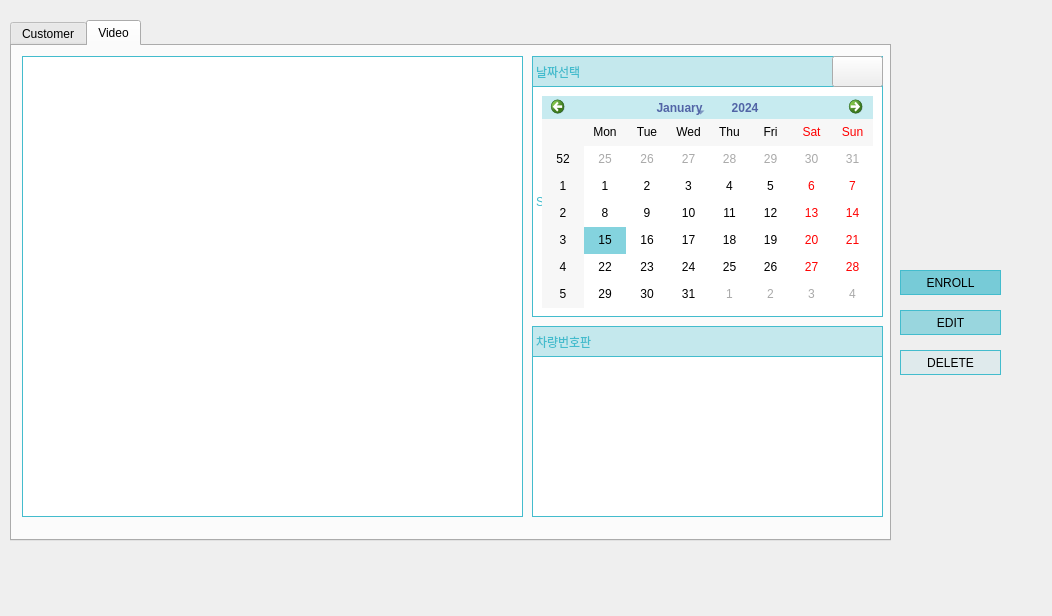
<?xml version="1.0" encoding="UTF-8"?>
<ui version="4.0">
 <class>Search</class>
 <widget class="QWidget" name="Search">
  <property name="geometry">
   <rect>
    <x>0</x>
    <y>0</y>
    <width>1052</width>
    <height>616</height>
   </rect>
  </property>
  <property name="windowTitle">
   <string>Form</string>
  </property>
  <widget class="QPushButton" name="pushButton_edit">
   <property name="geometry">
    <rect>
     <x>900</x>
     <y>310</y>
     <width>101</width>
     <height>25</height>
    </rect>
   </property>
   <property name="styleSheet">
    <string notr="true">QPushButton{
        font: 300 bold 9pt &quot;Quicksand Light&quot;;
        color: black;
        background-color: rgba(67,188,205,0.5);
        border:1px solid rgb(67,188,205);
}
QPushButton::hover{
        font: 300 8pt &quot;Quicksand Light&quot;;
        color: white;
        background-color: rgb(209, 209, 209);
        border:1px solid rgb(67,188,205);
}</string>
   </property>
   <property name="text">
    <string>EDIT</string>
   </property>
  </widget>
  <widget class="QPushButton" name="pushButton_delete">
   <property name="geometry">
    <rect>
     <x>900</x>
     <y>350</y>
     <width>101</width>
     <height>25</height>
    </rect>
   </property>
   <property name="styleSheet">
    <string notr="true">QPushButton{
        font: 300 bold 9pt &quot;Quicksand Light&quot;;
        color: black;
        background-color: rgba(67,188,205,0.1);
        border:1px solid rgb(67,188,205);
}
QPushButton::hover{
        font: 300 8pt &quot;Quicksand Light&quot;;
        color: white;
        background-color: rgb(209, 209, 209);
        border:1px solid rgb(67,188,205);
}</string>
   </property>
   <property name="text">
    <string>DELETE</string>
   </property>
  </widget>
  <widget class="QPushButton" name="pushButton_enroll">
   <property name="geometry">
    <rect>
     <x>900</x>
     <y>270</y>
     <width>101</width>
     <height>25</height>
    </rect>
   </property>
   <property name="styleSheet">
    <string notr="true">QPushButton{
        font: 300 bold 9pt &quot;Quicksand Light&quot;;
        color: black;
        background-color: rgba(67,188,205,0.7);
        border:1px solid rgb(67,188,205);
}
QPushButton::hover{
        font: 300 8pt &quot;Quicksand Light&quot;;
        color: white;
        background-color: rgb(209, 209, 209);
        border:1px solid rgb(67,188,205);
}</string>
   </property>
   <property name="text">
    <string>ENROLL</string>
   </property>
  </widget>
  <widget class="QTabWidget" name="searchTabWidget">
   <property name="geometry">
    <rect>
     <x>10</x>
     <y>20</y>
     <width>881</width>
     <height>521</height>
    </rect>
   </property>
   <property name="styleSheet">
    <string notr="true">QTabWidget#searchTabWidget::pane {
    background-color: rgb(255, 255, 255);
    border: 1px solid rgb(67,188,205);
}

QTabWidget#searchTabWidget &gt; QTabBar::tab {
    font: 10pt &quot;Sans Serif&quot;;
    background-color: rgba(67,188,205,0.5);
    color: black;
    padding: 0px;
    margin-right: 5px;
    width: 120px;
    height: 30px;
    background-repeat: no-repeat;
    background-position: center;
}

QTabWidget#searchTabWidget &gt; QTabBar::tab:first {
    background-color: rgba(67,188,205,0.5);
    color: white;
	/*margin-left: 320px;	*/
	border-top-right-radius: 10px; /* Apply border radius to top-left corner */
	border-top-left-radius: 10px; /* Apply border radius to top-left corner */
}

QTabWidget#searchTabWidget &gt; QTabBar::tab:first:selected {
    background: none;
    background-color: rgba(67,188,205,0.8);
    background-image:none;
    color: rgb(0, 0, 0);
    font: 500 12pt &quot;Quicksand Medium&quot;;
}

QTabWidget#searchTabWidget &gt; QTabBar::tab:last {
    background-color: rgba(67,188,205,0.5);
    color: white;
	border-top-right-radius: 10px; /* Apply border radius to top-left corner */
border-top-left-radius: 10px; /* Apply border radius to top-left corner */
}

QTabWidget#searchTabWidget &gt; QTabBar::tab:last:selected {
    background: none;
    background-color: rgba(67,188,205,0.8);
    background-image: none;
    color: rgb(0, 0, 0);
    font: 500 12pt &quot;Quicksand Medium&quot;;
}

QTabWidget#searchTabWidget &gt; QTabBar::tab:hover {
    background: none;
    background-color:rgb(209, 209, 209);
    background-image: none;
    color: rgb(255, 255, 255);
    font: 500 10pt &quot;Quicksand Medium&quot;;
}</string>
   </property>
   <property name="currentIndex">
    <number>1</number>
   </property>
   <widget class="QWidget" name="customerTab">
    <attribute name="title">
     <string>Customer</string>
    </attribute>
    <widget class="QTableView" name="customerTable">
     <property name="geometry">
      <rect>
       <x>10</x>
       <y>50</y>
       <width>491</width>
       <height>421</height>
      </rect>
     </property>
     <property name="styleSheet">
      <string notr="true">QTableView {
    color: rgb(0, 0, 0);
    background-color: white;
    border: 1px solid rgb(67, 188, 205);
}

QHeaderView::section {
    background-color:rgba(67,188,205,0.5);/* 헤더 배경 색상 */
    border: 1px solid rgb(67,188,205);
    padding: 3px;
    font-weight: bold;
    text-align: center;
    color: rgb(0, 0, 0); /* 헤더 텍스트 색상 */
        font: 9pt &quot;Sans Serif&quot;;
}
</string>
     </property>
    </widget>
    <widget class="QFrame" name="frame">
     <property name="geometry">
      <rect>
       <x>510</x>
       <y>50</y>
       <width>361</width>
       <height>421</height>
      </rect>
     </property>
     <property name="frameShape">
      <enum>QFrame::NoFrame</enum>
     </property>
     <widget class="QLabel" name="imageLabel">
      <property name="geometry">
       <rect>
        <x>0</x>
        <y>30</y>
        <width>361</width>
        <height>181</height>
       </rect>
      </property>
      <property name="styleSheet">
       <string notr="true">background-color: white;
border:1px solid rgb(67,188,205);
color: rgb(67,188,205);</string>
      </property>
      <property name="text">
       <string/>
      </property>
     </widget>
     <widget class="QLabel" name="textLabel">
      <property name="geometry">
       <rect>
        <x>0</x>
        <y>250</y>
        <width>361</width>
        <height>171</height>
       </rect>
      </property>
      <property name="styleSheet">
       <string notr="true">background-color: white;
color:rgb(67,188,205);
border:1px solid rgb(67,188,205);
font: 12pt &quot;Sans Serif&quot;;</string>
      </property>
      <property name="text">
       <string/>
      </property>
     </widget>
     <widget class="QLabel" name="plateTitle">
      <property name="geometry">
       <rect>
        <x>0</x>
        <y>0</y>
        <width>361</width>
        <height>31</height>
       </rect>
      </property>
      <property name="styleSheet">
       <string notr="true">font: 300 bold 12pt &quot;Quicksand Light&quot;;
color:rgb(67,188,205);
background-color: rgba(67,188,205,0.3);
border:1px solid rgb(67,188,205);</string>
      </property>
      <property name="text">
       <string>차량번호판</string>
      </property>
     </widget>
     <widget class="QLabel" name="plateTitle_2">
      <property name="geometry">
       <rect>
        <x>0</x>
        <y>220</y>
        <width>361</width>
        <height>31</height>
       </rect>
      </property>
      <property name="styleSheet">
       <string notr="true">font: 300 bold 12pt &quot;Quicksand Light&quot;;
color: rgb(67,188,205);
background-color: rgba(67,188,205,0.3);
border:1px solid rgb(67,188,205);</string>
      </property>
      <property name="text">
       <string>고객정보</string>
      </property>
     </widget>
    </widget>
    <widget class="QPushButton" name="searchButton">
     <property name="geometry">
      <rect>
       <x>420</x>
       <y>10</y>
       <width>81</width>
       <height>31</height>
      </rect>
     </property>
     <property name="styleSheet">
      <string notr="true">color:  rgb(255, 255, 255);
font: 500 8pt &quot;Quicksand Medium&quot;;
background-color: rgba(67,188,205,0.7);
border:1px solid rgb(67,188,205);</string>
     </property>
     <property name="text">
      <string/>
     </property>
     <property name="icon">
      <iconset resource="../../images.qrc">
       <normaloff>:/images/search.png</normaloff>:/images/search.png</iconset>
     </property>
    </widget>
    <widget class="QLineEdit" name="searchInput">
     <property name="geometry">
      <rect>
       <x>10</x>
       <y>10</y>
       <width>361</width>
       <height>31</height>
      </rect>
     </property>
     <property name="styleSheet">
      <string notr="true">color:  rgb(67,188,205);
font: 500 bold 9pt &quot;Quicksand Medium&quot;;
background-color: white;
border:1px solid rgb(67,188,205);</string>
     </property>
    </widget>
    <widget class="QPushButton" name="filterButton">
     <property name="geometry">
      <rect>
       <x>370</x>
       <y>10</y>
       <width>51</width>
       <height>31</height>
      </rect>
     </property>
     <property name="styleSheet">
      <string notr="true">color:  rgb(255, 255, 255);
font: 500 8pt &quot;Quicksand Medium&quot;;
background-color: rgba(67,188,205,0.3);
border:1px solid rgb(67,188,205);</string>
     </property>
     <property name="text">
      <string/>
     </property>
     <property name="icon">
      <iconset resource="../../images.qrc">
       <normaloff>:/images/list.png</normaloff>:/images/list.png</iconset>
     </property>
    </widget>
    <widget class="QLabel" name="plateTitle_5">
     <property name="geometry">
      <rect>
       <x>600</x>
       <y>10</y>
       <width>171</width>
       <height>31</height>
      </rect>
     </property>
     <property name="styleSheet">
      <string notr="true">font: 300 bold 12pt &quot;Quicksand Light&quot;;
color:rgb(67,188,205);
background-color: none;
border:none;</string>
     </property>
     <property name="text">
      <string> -- Customer info tab --</string>
     </property>
    </widget>
   </widget>
   <widget class="QWidget" name="videoTab">
    <attribute name="title">
     <string>Video</string>
    </attribute>
    <widget class="QTableView" name="videoTable">
     <property name="geometry">
      <rect>
       <x>10</x>
       <y>10</y>
       <width>501</width>
       <height>461</height>
      </rect>
     </property>
     <property name="styleSheet">
      <string notr="true">QTableView {
    color: rgb(0, 0, 0);
    background-color: white;
    border: 1px solid rgb(67, 188, 205);
}

QHeaderView::section {
    background-color:rgba(67,188,205,0.5);/* 헤더 배경 색상 */
    border: 1px solid rgb(67,188,205);
    padding: 3px;
    font-weight: bold;
    text-align: center;
        font: 9pt &quot;Sans Serif&quot;;
    color: rgb(0, 0, 0); /* 헤더 텍스트 색상 */
}
</string>
     </property>
    </widget>
    <widget class="QCalendarWidget" name="calendarWidget">
     <property name="geometry">
      <rect>
       <x>530</x>
       <y>50</y>
       <width>331</width>
       <height>212</height>
      </rect>
     </property>
     <property name="styleSheet">
      <string notr="true">/* 캘린더 전체 */
QCalendarWidget {
    background-color: rgba(255, 255, 255);
    color: black;
    selection-color: rgb(0, 0, 0);
        border:1px solid  rgb(67, 188, 205);
 /* 크기 제한 설정 */
    min-width: 300px;
    max-width: 340px; /* 가로 크기 제한 */
    min-height: 210px;
    max-height: 220px; /* 세로 크기 제한 */
}

/* 네비게이션 바 */
QCalendarWidget QWidget#qt_calendar_navigationbar {
    background-color: rgba(67, 188, 205, 0.3);

        border: none; /* 불필요한 테두리 제거 */
    height: 40px; /* 네비게이션 바 높이 */
    padding: 0 10px; /* 양쪽 여백 추가 */
}

/* 네비게이션 버튼
QCalendarWidget QToolButton {
    width: 20px;
    height: 20px;
    color: black;
    icon-size: 16px, 16px;
    background-color: rgba(255, 255, 255, 0);
}
*/

/* 이전/다음 버튼 */
QCalendarWidget QToolButton#qt_calendar_prevmonth,
QCalendarWidget QToolButton#qt_calendar_nextmonth {
    width: 20px; /* 버튼 크기 */
    height: 20px;
    color: black; /* 텍스트 색상 */
    icon-size: 16px, 16px; /* 아이콘 크기 */
    background-color: transparent; /* 배경 투명 */
    border: none; /* 테두리 제거 */
    margin: 0 5px; /* 버튼 사이 간격 추가 */
}

/* 중앙의 월/년도 버튼 */
QCalendarWidget QToolButton#qt_calendar_monthbutton,
QCalendarWidget QToolButton#qt_calendar_yearbutton {
    color: rgb(81, 100, 166);
        font: bold 13pt &quot;Sans Serif&quot;;
    background-color: transparent; /* 배경 투명 */
    border: none; /* 테두리 제거 */
    margin: 0 10px; /* 월과 년도 사이 간격 */
    text-align: center; /* 텍스트 가운데 정렬 */
}

/* 월/년도 간 간격 추가를 위한 레이아웃 설정 */
QCalendarWidget QWidget#qt_calendar_navigationbar QHBoxLayout {
    spacing: 20px; /* 월과 년도 사이 간격 */
}

/* 달력 그리드 */
QCalendarWidget QTableView {
    background-color: white;
    selection-background-color: rgba(67, 188, 205, 0.3);
    selection-color: black;
}

/* 달력 셀 */
QCalendarWidget QTableView QTableCornerButton::section {
    color: black;
    background-color: white;
}

/* 요일 헤더 */
QCalendarWidget QHeaderView {
    background-color: white;
}

QCalendarWidget QHeaderView::section {
    color: black;
    background-color: rgba(67, 188, 205, 0.1);
    padding: 1px;
    border: none;
}

/* 일반 날짜 */
QCalendarWidget QAbstractItemView:enabled {
    color: black;
    background-color: white;
    selection-background-color: rgba(67, 188, 205, 0.3);
    selection-color: black;
}

/* 비활성화된 날짜 (이전/다음 달) */
QCalendarWidget QAbstractItemView:disabled {
    color: rgb(169, 169, 169);
}</string>
     </property>
    </widget>
    <widget class="QLabel" name="plateTitle_3">
     <property name="geometry">
      <rect>
       <x>520</x>
       <y>280</y>
       <width>351</width>
       <height>31</height>
      </rect>
     </property>
     <property name="styleSheet">
      <string notr="true">font: 300 bold 12pt &quot;Quicksand Light&quot;;
color:rgb(67,188,205);
background-color: rgba(67,188,205,0.3);
border:1px solid rgb(67,188,205);</string>
     </property>
     <property name="text">
      <string>차량번호판</string>
     </property>
    </widget>
    <widget class="QLabel" name="imageLabel_2">
     <property name="geometry">
      <rect>
       <x>520</x>
       <y>310</y>
       <width>351</width>
       <height>161</height>
      </rect>
     </property>
     <property name="styleSheet">
      <string notr="true">background-color: white;
border:1px solid rgb(67,188,205);</string>
     </property>
     <property name="text">
      <string/>
     </property>
    </widget>
    <widget class="QLabel" name="plateTitle_4">
     <property name="geometry">
      <rect>
       <x>520</x>
       <y>10</y>
       <width>351</width>
       <height>31</height>
      </rect>
     </property>
     <property name="styleSheet">
      <string notr="true">font: 300 bold 12pt &quot;Quicksand Light&quot;;
color:rgb(67,188,205);
background-color: rgba(67,188,205,0.3);
border:1px solid rgb(67,188,205);</string>
     </property>
     <property name="text">
      <string>날짜선택</string>
     </property>
    </widget>
    <widget class="QLabel" name="calendarFrame">
     <property name="geometry">
      <rect>
       <x>520</x>
       <y>40</y>
       <width>351</width>
       <height>231</height>
      </rect>
     </property>
     <property name="styleSheet">
      <string notr="true">background-color: white;
border:1px solid rgb(67,188,205);
color:rgb(67,188,205);
font: 14pt &quot;Sans Serif&quot;;</string>
     </property>
     <property name="text">
      <string>Select Calender Button</string>
     </property>
    </widget>
    <widget class="QPushButton" name="calendarButton">
     <property name="geometry">
      <rect>
       <x>820</x>
       <y>10</y>
       <width>51</width>
       <height>31</height>
      </rect>
     </property>
     <property name="styleSheet">
      <string notr="true">color:  rgb(255, 255, 255);
background-color:none;
border-left:1px solid rgb(67,188,205);
font: 500 8pt &quot;Quicksand Medium&quot;;</string>
     </property>
     <property name="text">
      <string/>
     </property>
     <property name="icon">
      <iconset resource="../../images.qrc">
       <normaloff>:/images/calendar.png</normaloff>:/images/calendar.png</iconset>
     </property>
    </widget>
    <zorder>imageLabel_2</zorder>
    <zorder>calendarFrame</zorder>
    <zorder>videoTable</zorder>
    <zorder>calendarWidget</zorder>
    <zorder>plateTitle_3</zorder>
    <zorder>plateTitle_4</zorder>
    <zorder>calendarButton</zorder>
   </widget>
  </widget>
  <widget class="QLabel" name="teamLogo">
   <property name="geometry">
    <rect>
     <x>900</x>
     <y>190</y>
     <width>101</width>
     <height>61</height>
    </rect>
   </property>
   <property name="styleSheet">
    <string notr="true">background:none;
border:1px dashed rgbrgb(162, 162, 162);</string>
   </property>
   <property name="text">
    <string/>
   </property>
   <property name="pixmap">
    <pixmap resource="../../images.qrc">:/images/PAMS1.png</pixmap>
   </property>
   <property name="scaledContents">
    <bool>true</bool>
   </property>
  </widget>
 </widget>
 <resources>
  <include location="../../images.qrc"/>
 </resources>
 <connections/>
</ui>
